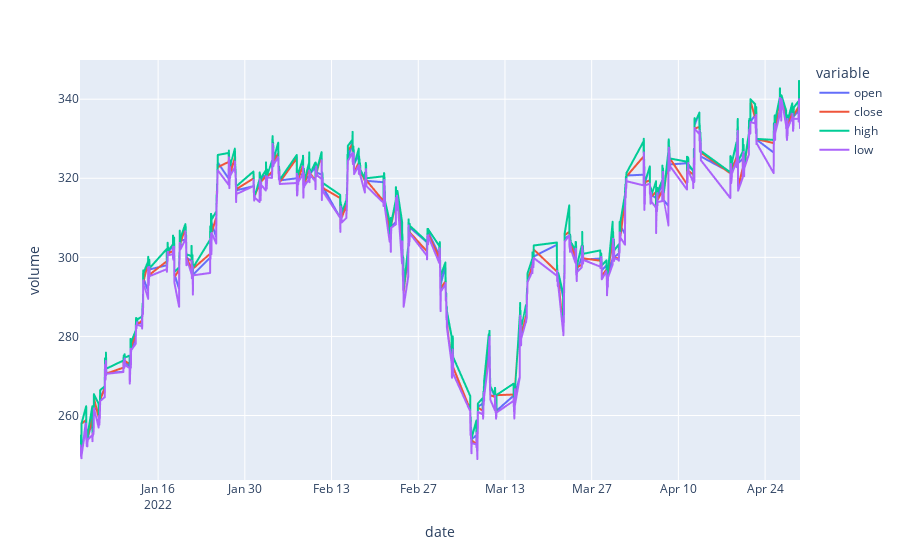

Write notebook code for a chart like this one.
### Code cell
import plotly.express as px
names = ['Stock Open Price', 'Stock high Price', 'Stock low Price', 'Stock close Price', 'Stock Volume']


fig = px.line(data_csv, x=data_csv.date, y=[data_csv['open'], data_csv['close'], 
                                          data_csv['high'], data_csv['low']],
             labels={'date': 'date','value':'volume'})
fig.show()

### Figure 1 — Plotly figure (JSON) as saved in the notebook; plotly's stock layout.template omitted (floating-point values rounded to 4 significant figures; data arrays with more than 128 entries replaced by an {"elided": "..."} marker saying what was removed)
{"data": [{"hovertemplate": "variable=open<br>date=%{x}<br>volume=%{y}<extra></extra>", "legendgroup": "open", "line": {"color": "#636efa", "dash": "solid"}, "marker": {"symbol": "circle"}, "mode": "lines", "name": "open", "showlegend": true, "type": "scattergl", "x": {"elided": "2000 str values"}, "xaxis": "x", "y": {"elided": "2000 float values"}, "yaxis": "y"}, {"hovertemplate": "variable=close<br>date=%{x}<br>volume=%{y}<extra></extra>", "legendgroup": "close", "line": {"color": "#EF553B", "dash": "solid"}, "marker": {"symbol": "circle"}, "mode": "lines", "name": "close", "showlegend": true, "type": "scattergl", "x": {"elided": "2000 str values"}, "xaxis": "x", "y": {"elided": "2000 float values"}, "yaxis": "y"}, {"hovertemplate": "variable=high<br>date=%{x}<br>volume=%{y}<extra></extra>", "legendgroup": "high", "line": {"color": "#00cc96", "dash": "solid"}, "marker": {"symbol": "circle"}, "mode": "lines", "name": "high", "showlegend": true, "type": "scattergl", "x": {"elided": "2000 str values"}, "xaxis": "x", "y": {"elided": "2000 float values"}, "yaxis": "y"}, {"hovertemplate": "variable=low<br>date=%{x}<br>volume=%{y}<extra></extra>", "legendgroup": "low", "line": {"color": "#ab63fa", "dash": "solid"}, "marker": {"symbol": "circle"}, "mode": "lines", "name": "low", "showlegend": true, "type": "scattergl", "x": {"elided": "2000 str values"}, "xaxis": "x", "y": {"elided": "2000 float values"}, "yaxis": "y"}], "layout": {"legend": {"title": {"text": "variable"}, "tracegroupgap": 0}, "margin": {"t": 60}, "xaxis": {"anchor": "y", "domain": [0, 1], "title": {"text": "date"}}, "yaxis": {"anchor": "x", "domain": [0, 1], "title": {"text": "volume"}}}}
